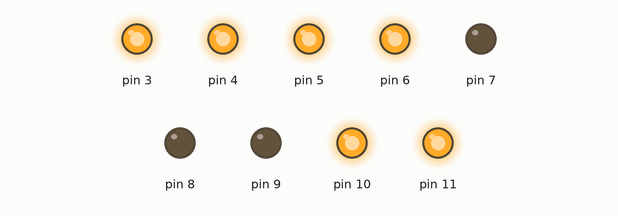
Bench run of a sketch on a simulated Arduino Uno, built for the host (arithmetic inside an expression is 32-bit, double 64-bit). Shown: output pins drawn as LEDs (lit = HIGH).

Above: at 0.1 s.
Timing chart, 0 to 1.6 s (numbered marks = the images above):
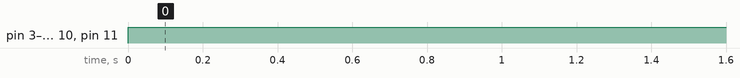

The sketch:

motodriver.ino
```cpp
// This file is part of the Motodriver project.
//
// Feel free to use, copy, modify, merge, and publish this software.

#include "src/motodriver.h"

// After setup function create Motor class instances
// for your DC motors with chosen Arduino pin numbers.

Motor motor1;
Motor motor2;
Motor motor3;
Motor motor4;
std::map<uint8_t, Motor> motorList;
MotoDriver motodriver;

void setup() {
  motor1 = Motor(9,9,11,ShieldDriversNames::MX1508); // Two PWM PINS MOTORS, LIKE A MX1508
  motor2 = Motor(10, 8, 0, ShieldDriversNames::TB6612);
  motor3 = Motor(3,4,0, ShieldDriversNames::TB6612);
  motor4 = Motor(5,6,7, ShieldDriversNames::L298N);

  motorList = { {1, motor1}, {2, motor2}, {3, motor3}, {4, motor4}};
  motodriver = MotoDriver(motorList);

  motodriver.MotorToGroup(1, 1);
  motodriver.MotorToGroup(2, 1);
  motodriver.MotorToGroup(3, 2);
  motodriver.MotorToGroup(4, 2);

  //Serial.begin(9600);
}


void loop() {

  //motodriver.Clockwise_Rotation(255, 1);
  //motodriver.Clockwise_Rotation(255, 2);
  //motodriver.Clockwise_Rotation(255, 3);
  //motodriver.Clockwise_Rotation(255, 4);

  //motodriver.Counterclockwise_Rotation(255, 1);

  motodriver.Clockwise_Group_Rotation(255, 1);
  motodriver.Counterclockwise_Group_Rotation(255, 2);

}
```

type-declaration.h
```cpp
// This file is part of the Motodriver project.
//
// Feel free to use, copy, modify, merge, and publish this software

#pragma once

/**
* @brief Supporting Drivers:
* L298N 2X Motor Shield,
* Other.
*/
typedef enum {
    MX1508 = 3,
    L298N = 2,
    TB6612 = 1,
    OTHER = 0
} ShieldDriversNames;

/**
 * @brief Supporting directions:
 * Forward, Backward, Shutdown
 */
typedef enum {
    CLOCKWISE = 1,
    COUNTERCLOCKWISE = 0,
    HALT = -1
} RotorDirection;
```

motodriver.h
```cpp
// This file is part of the Motodriver project.
//
// Feel free to use, copy, modify, merge, and publish this software

#pragma once

#include <ArduinoSTL.h>
#include <map>
#include <string>
#include "type-declaration.h"

class Motor{
    private:
        uint8_t pwm_pin;
        uint8_t direction_pin1;
        uint8_t direction_pin2;
        uint8_t dcycle;
        uint8_t direct;

        //boolean direction_pin_flag;
    public:
        uint8_t motorID;
        uint8_t groupId = 0;
        uint8_t shield_driver_type;
        std::string shield_driver_name;

        #pragma region Initialization

        /**
        * @brief Motor object constructor by default.
        */
        Motor();

        /**
        * @brief Motor object constructor.
        * @param pwm_pin PWM (Pulse-width modulation) controller pin number.
        * @param direction_pin1 First rotating direction pin number.
        * @param direction_pin2 Second rotating direction pin number (if exists).
        * @param shield_driver_name Name of your motor driver shield.
        */
        Motor(const uint8_t &_pwm_pin,
                const uint8_t &_direction_pin1, const uint8_t &_direction_pin2,
                const ShieldDriversNames &_shield_driver_type);

        /**
        * @brief Motor object destructor by default.
        */
        ~Motor();

        #pragma endregion
        #pragma region Accessors

        /**
        * @brief Set new direction.
        */
        void set_direct(uint8_t _direct);

        /**
        * @brief Set new duty cycle.
        */
        void set_dcycle(uint8_t _dcycle);

        /**
        * @brief Get current direction.
        */
        uint8_t get_direct();

        /**
        * @brief Get current duty cycle.
        */
        uint8_t get_dcycle();

        /**
        * @brief Get current direction by link.
        */
        uint8_t &direction_() {
            return direct;
        }

        /**
        * @brief Get current duty cycle by link.
        */
        uint8_t &duty_cycle_() {
            return dcycle;
        }

        #pragma endregion
        #pragma region Functions

        /**
        * @result Shield driver name.
        */
        void print_driver_name();

        /**
        * @result Set direction for the rotor
        */
        void SetRotorDirection();

        /**
        * @brief Stop moving.
        */
        void Halt();

        /**
        * @brief Move with set direction and duty cycle.
        */
        void Rotate();

        #pragma endregion
};

class MotoDriver{
    private:
        std::map<uint8_t, Motor> motors;
        boolean isMoving;
    public:
        #pragma region Initialization

        /**
        * @brief MotoDriver object constructor by default.
        */
        MotoDriver();

        /**
        * @brief MotoDriver object constructor.
        * @param motors Motor instance list.
        */
        MotoDriver(std::map<uint8_t, Motor> &_motors);

        /**
        * @brief MotoDriver object destructor by default.
        */
        ~MotoDriver();

        #pragma endregion
        #pragma region Functions

        /**
        * @brief Moving to forward/backward.
        * @note Set duty cycle if pwm pin exists, if not - will move with 255.
        * @param dcycle Duty cycle value.
        * @param motorID Current motor you want to rotate.
        */

        void Clockwise_Rotation(const uint8_t &_dcycle, const uint8_t &motorId);
        void Counterclockwise_Rotation(const uint8_t &_dcycle, const uint8_t &motorId);

        /**
        * @brief Stop moving.
        * @param motorID Current motor you want to stop.
        */
        void Halt(const uint8_t &motorId);

        //The group methods
        //void addGroup(uint8_t groupId);
        //Move a morotor to the group (a default group - 0)
        void MotorToGroup(const uint8_t &motorId, const uint8_t &groupId);
        void SetGroupDirection(const uint8_t &groupId, const uint8_t &direction);

        void Clockwise_Group_Rotation(const uint8_t &_dcycle, const uint8_t &groupId);
        void Counterclockwise_Group_Rotation(const uint8_t &_dcycle, const uint8_t &groupId);


        #pragma endregion
};
```

motordriver.cpp
```cpp
// This file is part of the Motodriver project.
//
// Feel free to use, copy, modify, merge, and publish this software

#include "motodriver.h"

#pragma region Motor Initialization

Motor::Motor() = default;

Motor::Motor(const uint8_t &_pwm_pin,
             const uint8_t &_direction_pin1, const uint8_t &_direction_pin2,
             const ShieldDriversNames &_shield_driver_type):
             pwm_pin(_pwm_pin),
             direction_pin1(_direction_pin1),
             direction_pin2(_direction_pin2),
             shield_driver_type(_shield_driver_type),
             dcycle(0){


    switch (shield_driver_type){

        case MX1508:
            shield_driver_name = "MX1508";
            pinMode(direction_pin1, OUTPUT);
            pinMode(direction_pin2, OUTPUT);
            break;

        case L298N:
            shield_driver_name = "L298N 2X Motor Shield";
            pinMode(pwm_pin, OUTPUT);
            pinMode(direction_pin1, OUTPUT);
            pinMode(direction_pin2, OUTPUT);
            break;

        case TB6612:
            shield_driver_name = "TB6612 Motor Driver";
            pinMode(pwm_pin, OUTPUT);
            pinMode(direction_pin1, OUTPUT);
            break;

        default:
            shield_driver_name = "Undefined";

            if(direction_pin2 != 0){
                pinMode(pwm_pin, OUTPUT);
                pinMode(direction_pin1, OUTPUT);
                pinMode(direction_pin2, OUTPUT);
                break;
            }
            else{
                pwm_pin = _pwm_pin;
                pinMode(pwm_pin, OUTPUT);
                pinMode(direction_pin1, OUTPUT);
            }
            break;
    }
}

Motor::~Motor(){}

#pragma endregion;
#pragma region Motor Accessors

void Motor::set_direct(uint8_t _direct){
    direct = _direct;
}

void Motor::set_dcycle(uint8_t _dcycle){
    dcycle = _dcycle;
}

uint8_t Motor::get_direct(){
    return direct;
}

uint8_t Motor::get_dcycle(){
    return dcycle;
}

#pragma endregion
#pragma region Motor Functions

void Motor::print_driver_name() {
    std::cout << "Motor driver name is " << shield_driver_name << "\n";
}

void Motor::SetRotorDirection(){
    switch (direct){
        case RotorDirection::CLOCKWISE:
            //For two PWM pins motors like a MX1508
            if(shield_driver_type == MX1508){
                pwm_pin = direction_pin2;
                analogWrite(direction_pin1, LOW);
            }
            else{
                digitalWrite(direction_pin1, LOW);
                digitalWrite(direction_pin2, HIGH);
            }

            break;
        case RotorDirection::COUNTERCLOCKWISE:

            //For two PWM pins motors like a MX1508
            if(shield_driver_type == MX1508){
                pwm_pin = direction_pin1;
                analogWrite(direction_pin2, LOW);
            }
            else{
                digitalWrite(direction_pin1, HIGH);
                digitalWrite(direction_pin2, LOW);
            }

            break;
        default:
            digitalWrite(direction_pin1, LOW);
            digitalWrite(direction_pin2, LOW);
            break;
    }

}

void Motor::Rotate() {
    SetRotorDirection();
    analogWrite(pwm_pin, dcycle);
}

void Motor::Halt() {
    digitalWrite(direction_pin1, LOW);
    digitalWrite(direction_pin2, LOW);
    analogWrite(pwm_pin, 0);
}

#pragma endregion
#pragma region MotoDriver Initialization

MotoDriver::MotoDriver() = default;

MotoDriver::MotoDriver(std::map<uint8_t, Motor> &_motors) {
    motors = _motors;
}

MotoDriver::~MotoDriver(){}

#pragma endregion
#pragma region MotoDriver Functions

void MotoDriver::Clockwise_Rotation(const uint8_t &_dcycle, const uint8_t &motorId) {
    motors[motorId].direction_() = RotorDirection::CLOCKWISE;
    motors[motorId].duty_cycle_() = _dcycle;
    motors[motorId].Rotate();
}

void MotoDriver::Counterclockwise_Rotation(const uint8_t &_dcycle, const uint8_t &motorId) {
    motors[motorId].direction_() = RotorDirection::COUNTERCLOCKWISE;
    motors[motorId].duty_cycle_() = _dcycle;
    motors[motorId].Rotate();
}

void MotoDriver::Halt(const uint8_t &motorId) {
    //motors[motorId].direction_() = MoveDirection::SHUTDOWN;
    motors[motorId].duty_cycle_() = 0;
    motors[motorId].Halt();
}

//Methods for groups
void MotoDriver::MotorToGroup(const uint8_t &motorId, const uint8_t &groupId) {
    motors[motorId].groupId = groupId;
}


void MotoDriver::SetGroupDirection(const uint8_t &groupId, const uint8_t &direction) {
    for(auto& motor : motors){
        if(motor.second.groupId == groupId){
            motor.second.direction_() = direction;
        }
    }
}


void MotoDriver::Clockwise_Group_Rotation(const uint8_t &_dcycle, const uint8_t &groupId) {
    for(auto& motor : motors){
        if(motor.second.groupId == groupId){
            Clockwise_Rotation(_dcycle, motor.first);
        }
    }
}


void MotoDriver::Counterclockwise_Group_Rotation(const uint8_t &_dcycle, const uint8_t &groupId) {
    for(auto& motor : motors){
        if(motor.second.groupId == groupId){
            Counterclockwise_Rotation(_dcycle, motor.first);
        }
    }
}
```

Measured:
- by itself, pin 3–6, pin 10, pin 11: LOW → HIGH at 0.00 s
